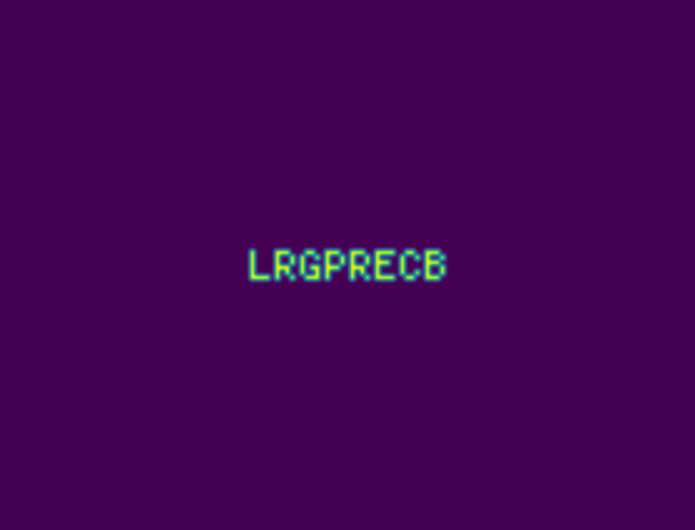

Write Python code to recreate this figure.
import re
import numpy as np


def ocr_pixelchars(arr, width, height, image_path='ocr.png'):
    try:
        from PIL import Image
        import cv2
        import matplotlib.pyplot as plt
        from scipy.ndimage.filters import gaussian_filter
        import pytesseract
    except ImportError:
        print("Missing dependencies for OCR (PIL, cv2, matplotlib, scipy, pytesseract)")
        return npa_tostring(arr)
    upscaled_image = np.asarray(Image.fromarray(arr).resize([width*5, height*5], resample=Image.NEAREST))
    smoothed_image = gaussian_filter(upscaled_image, 1.7)
    plt.imsave(image_path, smoothed_image)
    pytesseract.pytesseract.tesseract_cmd = "C:/Program Files/Tesseract-OCR/tesseract.exe"
    tessdata_dir_config = '--tessdata-dir "C:/Program Files/Tesseract-OCR/tessdata" --psm 10'
    data = pytesseract.image_to_string(cv2.imread(image_path), config=tessdata_dir_config)
    return data


def npa_tostring(arr):
    res = ""
    arr.transpose()
    for row in arr:
        rowres = ""
        for val in row:
            if val != 0:
                rowres += "#"
            else:
                rowres += " "
        if "#" in rowres:
            res += rowres + "\n"
    return res


def points_to_npa(points, value=1, margin=100):
    height = max(points,key=lambda item:item[1])[1]+margin+1
    width = max(points,key=lambda item:item[0])[0]+margin+1
    a = np.zeros((height, width))
    for point in points:
        a[point[1]+margin//2, point[0]+margin//2] = value
    return a, width, height


def main():
    points = set()
    folds = []
    with open('day13.txt', 'r') as f:
        for line in f.read().splitlines():
            numbers = re.findall("\d+", line)
            if len(numbers) == 2:
                points.add((int(numbers[0]), int(numbers[1])))
            elif len(numbers) == 1:
                folds.append((line.split()[-1][0], int(numbers[0])))

    firstfold = True
    for fold in folds:
        index = 0
        if fold[0] == "y":
            index = 1
        for point in list(points):
            if point[index] > fold[1]:
                new_point = list(point)
                new_point[index] = point[index]-(point[index] - fold[1])*2
                points.add(tuple(new_point))
                points.remove(point)
        if firstfold:
            print(f'part1: {len(points)}')
            firstfold = False

    npa, width, height = points_to_npa(points)
    print(f'part2: {ocr_pixelchars(npa, width, height, "day13.png")}')


if __name__ == "__main__":
    main()
